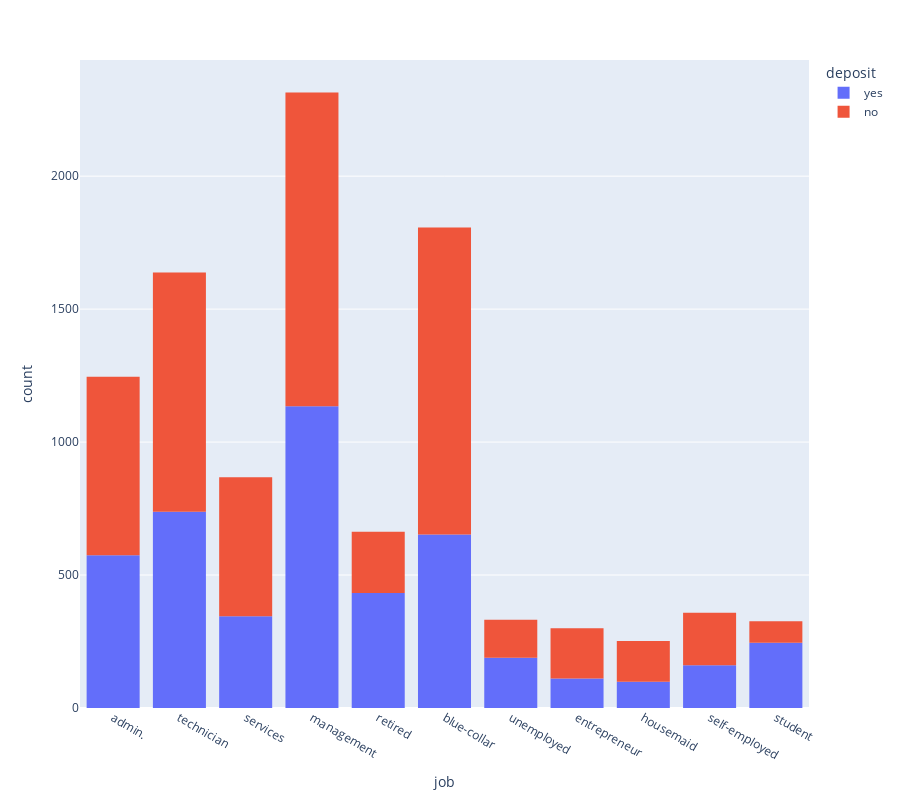

The notebook cell saved with this chart:
### Code cell
# постройте визуализации для открывших и неоткрывших депозит в зависимости от вида профессиональной занятости

display(px.histogram(df, x='job', color='deposit', height=800))

### Figure 1 — Plotly figure (JSON) as saved in the notebook; plotly's stock layout.template omitted (floating-point values rounded to 4 significant figures; data arrays with more than 128 entries replaced by an {"elided": "..."} marker saying what was removed)
{"data": [{"alignmentgroup": "True", "bingroup": "x", "hovertemplate": "deposit=yes<br>job=%{x}<br>count=%{y}<extra></extra>", "legendgroup": "yes", "marker": {"color": "#636efa", "pattern": {"shape": ""}}, "name": "yes", "offsetgroup": "yes", "orientation": "v", "showlegend": true, "type": "histogram", "x": {"elided": "4681 str values"}, "xaxis": "x", "yaxis": "y"}, {"alignmentgroup": "True", "bingroup": "x", "hovertemplate": "deposit=no<br>job=%{x}<br>count=%{y}<extra></extra>", "legendgroup": "no", "marker": {"color": "#EF553B", "pattern": {"shape": ""}}, "name": "no", "offsetgroup": "no", "orientation": "v", "showlegend": true, "type": "histogram", "x": {"elided": "5424 str values"}, "xaxis": "x", "yaxis": "y"}], "layout": {"barmode": "relative", "height": 800, "legend": {"title": {"text": "deposit"}, "tracegroupgap": 0}, "margin": {"t": 60}, "xaxis": {"anchor": "y", "domain": [0, 1], "title": {"text": "job"}}, "yaxis": {"anchor": "x", "domain": [0, 1], "title": {"text": "count"}}}}
